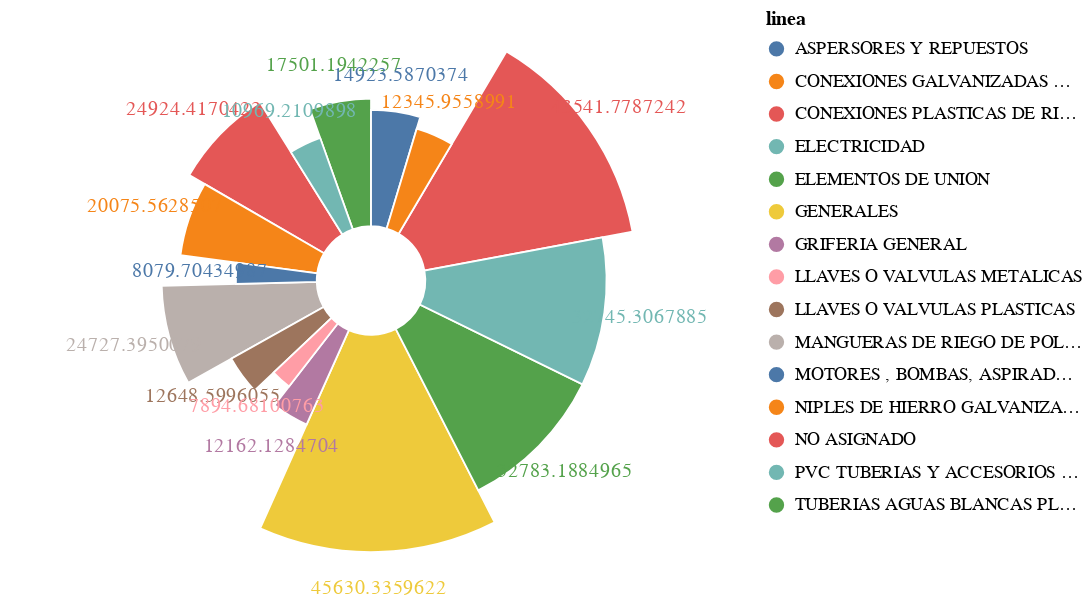

Write notebook code for a chart like this one.
### Code cell
base = alt.Chart(df_linea_top_15).encode(
    theta=alt.Theta("rango:Q", stack=True),
    radius=alt.Radius("rango", scale=alt.Scale(type="sqrt", zero=True, rangeMin=20)),
    color="linea:N",
)

c1 = base.mark_arc(innerRadius=30, stroke="#fff")

c2 = base.mark_text(radiusOffset=20).encode(text="rango:Q")

c1 + c2

### Figure 1 — Vega-Lite specification as saved in the notebook (floating-point values rounded to 4 significant figures)
{"config": {"view": {"continuousWidth": 400, "continuousHeight": 300}}, "layer": [{"mark": {"type": "arc", "innerRadius": 30, "stroke": "#fff"}, "encoding": {"color": {"field": "linea", "type": "nominal"}, "radius": {"field": "rango", "scale": {"rangeMin": 20, "type": "sqrt", "zero": true}, "type": "quantitative"}, "theta": {"field": "rango", "stack": true, "type": "quantitative"}}}, {"mark": {"type": "text", "radiusOffset": 20}, "encoding": {"color": {"field": "linea", "type": "nominal"}, "radius": {"field": "rango", "scale": {"rangeMin": 20, "type": "sqrt", "zero": true}, "type": "quantitative"}, "text": {"field": "rango", "type": "quantitative"}, "theta": {"field": "rango", "stack": true, "type": "quantitative"}}}], "data": {"name": "data-a4da4cb993f9b404701cb77de789738c"}, "$schema": "https://vega.github.io/schema/vega-lite/v4.17.0.json", "datasets": {"data-a4da4cb993f9b404701cb77de789738c": [{"linea": "GENERALES", "Volumen Ventas": 26010.0, "Ventas en $": 19620.0, "N° Productos": 434, "rango": 45630.0}, {"linea": "CONEXIONES PLASTICAS DE RIEGO", "Volumen Ventas": 14710.0, "Ventas en $": 28840.0, "N° Productos": 133, "rango": 43540.0}, {"linea": "ELEMENTOS DE UNION", "Volumen Ventas": 28410.0, "Ventas en $": 4372.0, "N° Productos": 124, "rango": 32780.0}, {"linea": "ELECTRICIDAD", "Volumen Ventas": 10640.0, "Ventas en $": 22100.0, "N° Productos": 352, "rango": 32750.0}, {"linea": "NO ASIGNADO", "Volumen Ventas": 8493.0, "Ventas en $": 16430.0, "N° Productos": 162, "rango": 24920.0}, {"linea": "MANGUERAS DE RIEGO DE POLIETILENO NEGRA", "Volumen Ventas": 498.7, "Ventas en $": 24230.0, "N° Productos": 28, "rango": 24730.0}, {"linea": "NIPLES DE HIERRO GALVANIZADO, CROMADO Y PLASTICOS", "Volumen Ventas": 7700.0, "Ventas en $": 12380.0, "N° Productos": 93, "rango": 20080.0}, {"linea": "TUBERIAS AGUAS BLANCAS PLASTICAS Y GALVANIZADAS", "Volumen Ventas": 7878.0, "Ventas en $": 9623.0, "N° Productos": 74, "rango": 17500.0}, {"linea": "ASPERSORES Y REPUESTOS", "Volumen Ventas": 5034.0, "Ventas en $": 9890.0, "N° Productos": 25, "rango": 14920.0}, {"linea": "LLAVES O VALVULAS PLASTICAS", "Volumen Ventas": 3677.0, "Ventas en $": 8972.0, "N° Productos": 12, "rango": 12650.0}, {"linea": "CONEXIONES GALVANIZADAS Y CROMADAS", "Volumen Ventas": 4912.0, "Ventas en $": 7434.0, "N° Productos": 112, "rango": 12350.0}, {"linea": "GRIFERIA GENERAL", "Volumen Ventas": 1564.0, "Ventas en $": 10600.0, "N° Productos": 140, "rango": 12160.0}, {"linea": "PVC TUBERIAS Y ACCESORIOS DE AN", "Volumen Ventas": 3336.0, "Ventas en $": 7633.0, "N° Productos": 41, "rango": 10970.0}, {"linea": "MOTORES , BOMBAS, ASPIRADORAS Y SOLDADORAS", "Volumen Ventas": 32.0, "Ventas en $": 8048.0, "N° Productos": 13, "rango": 8080.0}, {"linea": "LLAVES O VALVULAS METALICAS", "Volumen Ventas": 588.0, "Ventas en $": 7307.0, "N° Productos": 40, "rango": 7895.0}]}}
